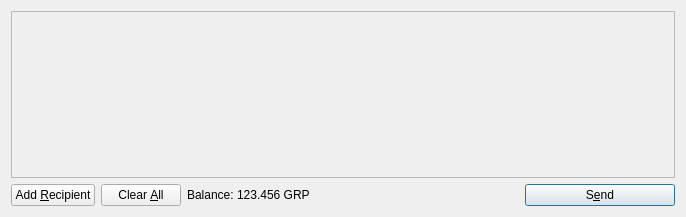
<?xml version="1.0" encoding="UTF-8"?>
<ui version="4.0">
 <class>SendCoinsDialog</class>
 <widget class="QDialog" name="SendCoinsDialog">
  <property name="geometry">
   <rect>
    <x>0</x>
    <y>0</y>
    <width>686</width>
    <height>217</height>
   </rect>
  </property>
  <property name="windowTitle">
   <string>Send Coins</string>
  </property>
  <layout class="QVBoxLayout" name="verticalLayout">
   <item>
    <widget class="QScrollArea" name="scrollArea">
     <property name="widgetResizable">
      <bool>true</bool>
     </property>
     <widget class="QWidget" name="scrollAreaWidgetContents">
      <property name="geometry">
       <rect>
        <x>0</x>
        <y>0</y>
        <width>666</width>
        <height>165</height>
       </rect>
      </property>
      <layout class="QVBoxLayout" name="verticalLayout_2">
       <property name="margin">
        <number>0</number>
       </property>
       <item>
        <layout class="QVBoxLayout" name="entries">
         <property name="spacing">
          <number>6</number>
         </property>
        </layout>
       </item>
       <item>
        <spacer name="verticalSpacer">
         <property name="orientation">
          <enum>Qt::Vertical</enum>
         </property>
         <property name="sizeHint" stdset="0">
          <size>
           <width>20</width>
           <height>40</height>
          </size>
         </property>
        </spacer>
       </item>
      </layout>
     </widget>
    </widget>
   </item>
   <item>
    <layout class="QHBoxLayout" name="horizontalLayout">
     <item>
      <widget class="QPushButton" name="addButton">
       <property name="toolTip">
        <string>Send to multiple recipients at once</string>
       </property>
       <property name="text">
        <string>Add &amp;Recipient</string>
       </property>
       <property name="icon">
        <iconset resource="../bitcoin.qrc">
         <normaloff>:/icons/add</normaloff>:/icons/add</iconset>
       </property>
       <property name="autoDefault">
        <bool>false</bool>
       </property>
      </widget>
     </item>
     <item>
      <widget class="QPushButton" name="clearButton">
       <property name="sizePolicy">
        <sizepolicy hsizetype="Minimum" vsizetype="Fixed">
         <horstretch>0</horstretch>
         <verstretch>0</verstretch>
        </sizepolicy>
       </property>
       <property name="toolTip">
        <string>Remove all transaction fields</string>
       </property>
       <property name="text">
        <string>Clear &amp;All</string>
       </property>
       <property name="icon">
        <iconset resource="../bitcoin.qrc">
         <normaloff>:/icons/remove</normaloff>:/icons/remove</iconset>
       </property>
       <property name="autoRepeatDelay">
        <number>300</number>
       </property>
       <property name="autoDefault">
        <bool>false</bool>
       </property>
      </widget>
     </item>
     <item>
      <layout class="QHBoxLayout" name="horizontalLayout_2">
       <property name="spacing">
        <number>3</number>
       </property>
       <item>
        <widget class="QLabel" name="label">
         <property name="text">
          <string>Balance:</string>
         </property>
        </widget>
       </item>
       <item>
        <widget class="QLabel" name="labelBalance">
         <property name="cursor">
          <cursorShape>IBeamCursor</cursorShape>
         </property>
         <property name="text">
          <string>123.456 GRP</string>
         </property>
         <property name="textInteractionFlags">
          <set>Qt::LinksAccessibleByMouse|Qt::TextSelectableByKeyboard|Qt::TextSelectableByMouse</set>
         </property>
        </widget>
       </item>
      </layout>
     </item>
     <item>
      <spacer name="horizontalSpacer">
       <property name="orientation">
        <enum>Qt::Horizontal</enum>
       </property>
       <property name="sizeHint" stdset="0">
        <size>
         <width>40</width>
         <height>20</height>
        </size>
       </property>
      </spacer>
     </item>
     <item>
      <widget class="QPushButton" name="sendButton">
       <property name="minimumSize">
        <size>
         <width>150</width>
         <height>0</height>
        </size>
       </property>
       <property name="toolTip">
        <string>Confirm the send action</string>
       </property>
       <property name="text">
        <string>S&amp;end</string>
       </property>
       <property name="icon">
        <iconset resource="../bitcoin.qrc">
         <normaloff>:/icons/send</normaloff>:/icons/send</iconset>
       </property>
       <property name="default">
        <bool>true</bool>
       </property>
      </widget>
     </item>
    </layout>
   </item>
  </layout>
 </widget>
 <resources>
  <include location="../bitcoin.qrc"/>
 </resources>
 <connections/>
</ui>
